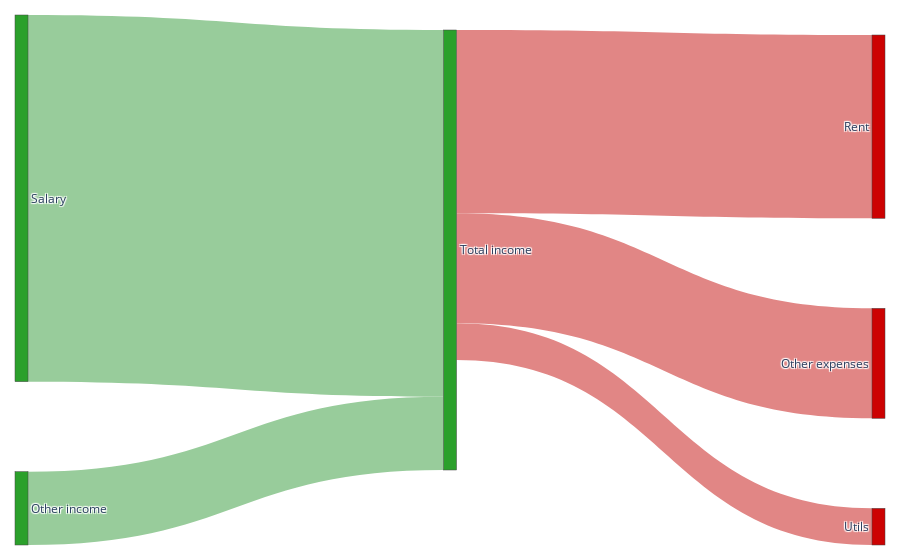

The code cell stored with this chart in its notebook:
### Code cell
#updated params
link = dict(source = source, target = target, value = value, color = ['#98cc9b','#98cc9b','#e18685','#e18685','#e18685'])
node = dict(label = label, pad = 90, thickness = 13, color = ['#2ba02b','#2ba02b','#2ba02b','#cc0202','#cc0202','#cc0202'])
data = go.Sankey(link = link, node = node)

#plot
fig = go.Figure(data)
fig.update_layout(margin=dict(l=15, r=15, t=15, b=15))
fig.show()

### Figure 1 — Plotly figure (JSON) as saved in the notebook; plotly's stock layout.template omitted (floating-point values rounded to 4 significant figures)
{"data": [{"link": {"color": ["#98cc9b", "#98cc9b", "#e18685", "#e18685", "#e18685"], "source": [0, 1, 2, 2, 2], "target": [2, 2, 3, 4, 5], "value": [1000, 200, 500, 100, 300]}, "node": {"color": ["#2ba02b", "#2ba02b", "#2ba02b", "#cc0202", "#cc0202", "#cc0202"], "label": ["Salary", "Other income", "Total income", "Rent", "Utils", "Other expenses"], "pad": 90, "thickness": 13}, "type": "sankey"}], "layout": {"margin": {"b": 15, "l": 15, "r": 15, "t": 15}}}
